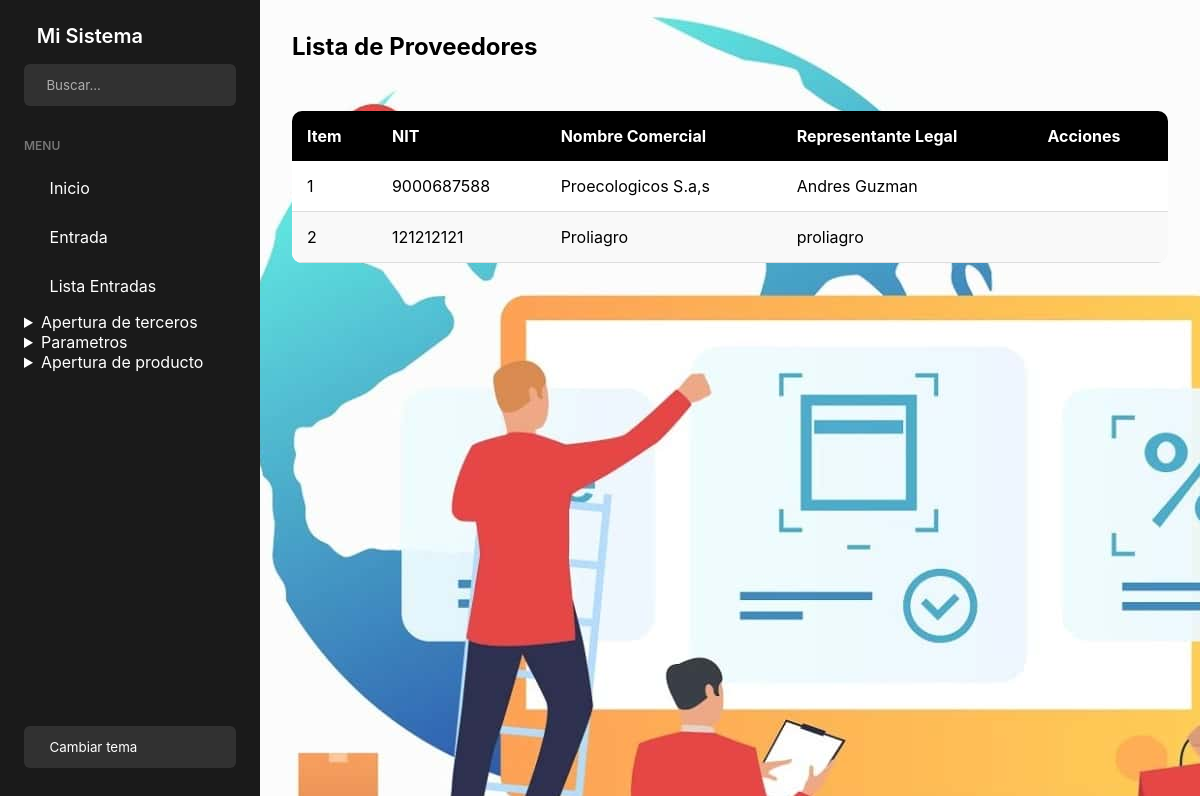
The app's page /lista_proveedores/ with its own data.
### app/models.py (models this page shows, shortened)
class Proveedor(models.Model):
    id_proveedor = models.CharField(
        max_length=10,
        unique=True,
        default='',
        blank=True,
        primary_key=True
    )
    nombre_comercial = models.CharField(max_length=100)
    representante_legal = models.CharField(max_length=100)
    nit = models.CharField(max_length=20, unique=True)
    direccion = models.CharField(max_length=150)
    telefono = models.CharField(max_length=15)
    correo_electronico = models.EmailField()

### app/views.py (the view)
# urls.py: path('lista_proveedores/', views.lista_proveedores, name='lista_proveedores'),
def lista_proveedores(request):
    proveedores = Proveedor.objects.values(
        'id_proveedor',
        'nombre_comercial',
        'representante_legal',
        'nit',
        'direccion',
        'telefono',
        'correo_electronico'
    )
    return render(request, 'Proveedor/Lista_proveedores.html', {'proveedores': proveedores})

### app/Templates/Proveedor/Lista_proveedores.html (shortened to what this page needs)
<!DOCTYPE html>
<html lang="es">
<head>
    {% extends 'Home/base.html' %}
    {% block content %}
</head>
<body>
    <h2>Lista de Proveedores</h2>
    <div class="table-container">
        <table>
            <thead>
                <tr>
                    <th>Item</th>
                    <th>NIT</th>
                    <th>Nombre Comercial</th>
                    <th>Representante Legal</th>
                    <th>Acciones</th>
                </tr>
            </thead>
            <tbody>
                {% for proveedor in proveedores %}
                <tr data-nombre-comercial="{{ proveedor.nombre_comercial }}"
                    data-representante-legal="{{ proveedor.representante_legal }}"
                    data-nit="{{ proveedor.nit }}"
                    data-direccion="{{ proveedor.direccion }}"
                    data-telefono="{{ proveedor.telefono }}"
                    data-correo-electronico="{{ proveedor.correo_electronico }}"
                    onclick="mostrarDetallesProveedor(this)">
                    <td>{{ forloop.counter }}</td>
                    <td>{{ proveedor.nit }}</td>
                    <td>{{ proveedor.nombre_comercial }}</td>
                    <td>{{ proveedor.representante_legal }}</td>
                    <td>
                    </td>
                </tr>
                {% empty %}
                <tr>
                    <td colspan="9">No hay proveedores registrados.</td>
                </tr>
                {% endfor %}
            </tbody>
        </table>
    </div>
    {% endblock %}

### app/static/css/base.css (style rules this page uses)
:root { --primary-color: #5dec6b; --sidebar-width: 260px; --sidebar-collapsed-width: 80px; --header-height: 60px; --sidebar-bg: #1a1a1a; --sidebar-color: #fff; --hover-bg: rgba(93, 236, 107, 0.1); }
* { margin: 0; padding: 0; box-sizing: border-box; font-family: 'Inter', sans-serif; }

### app/Templates/Proveedor/Lista_proveedores.html (style rules this page uses)
.table-container { margin: 50px auto; max-width: 100%; overflow-x: auto; }
table { width: 100%; border-collapse: collapse; background-color: #ffffff; border-radius: 10px; overflow: hidden; }
thead tr { background-color: black; color: #ffffff; text-align: left; }
thead th { padding: 15px; }
tbody tr { border-bottom: 1px solid #dddddd; }
tbody tr:nth-of-type(even) { background-color: #f9f9f9; }
tbody td { padding: 15px; }

### records on screen
Proveedor: nit "9000687588", nombre_comercial "Proecologicos S.a,s", representante_legal "Andres Guzman"
Proveedor: nit "121212121", nombre_comercial "Proliagro", representante_legal "proliagro"
